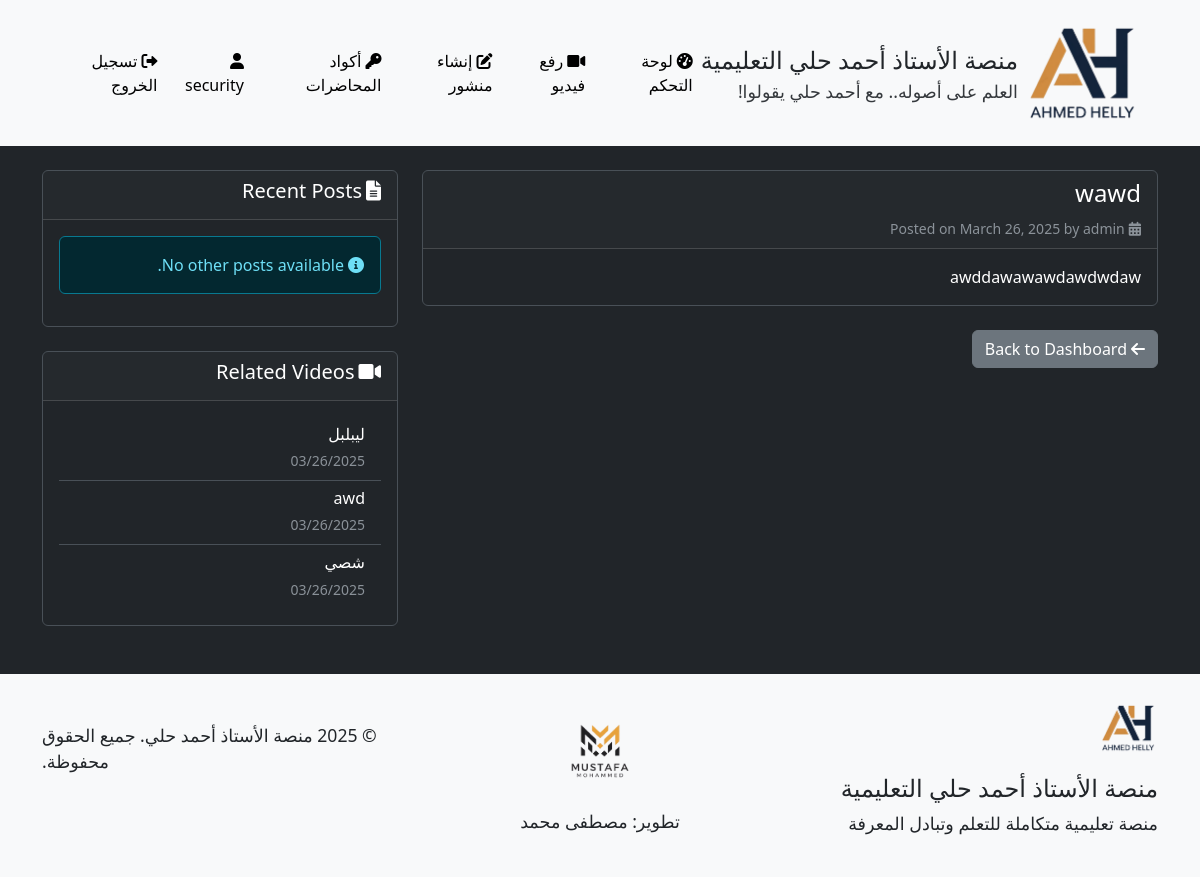
/student/post/1 (signed in), run on the app's committed database.
### models.py (models this page shows, shortened)
class User(UserMixin, db.Model):
    __tablename__ = 'users'
    id = db.Column(db.Integer, primary_key=True)
    username = db.Column(db.String(64), unique=True, nullable=False)
    full_name = db.Column(db.String(100), nullable=True)  # الاسم الثلاثي
    password_hash = db.Column(db.String(256), nullable=False)
    role = db.Column(db.String(20), nullable=False)  # 'admin' or 'student'
    videos = db.relationship('Video', backref='uploader', lazy='dynamic')
    comments = db.relationship('Comment', backref='author', lazy='dynamic')
    posts = db.relationship('Post', backref='author', lazy='dynamic')
    video_views = db.relationship('VideoView', backref='viewer', lazy='dynamic')

class Post(db.Model):
    __tablename__ = 'posts'
    id = db.Column(db.Integer, primary_key=True)
    title = db.Column(db.String(100), nullable=False)
    content = db.Column(db.Text, nullable=False)
    created_by = db.Column(db.Integer, db.ForeignKey('users.id'), nullable=False)
    created_at = db.Column(db.DateTime, default=datetime.utcnow)

class Video(db.Model):
    __tablename__ = 'videos'
    id = db.Column(db.Integer, primary_key=True)
    title = db.Column(db.String(100), nullable=False)
    url = db.Column(db.String(200), nullable=True)  # يمكن أن يكون فارغًا في حالة رفع ملف
    file_path = db.Column(db.String(200), nullable=True)  # مسار الملف المرفوع
    description = db.Column(db.Text)
    uploaded_by = db.Column(db.Integer, db.ForeignKey('users.id'), nullable=False)
    created_at = db.Column(db.DateTime, default=datetime.utcnow)
    requires_code = db.Column(db.Boolean, default=True)  # هل تتطلب المحاضرة كود للوصول
    comments = db.relationship('Comment', backref='video', lazy='dynamic', cascade='all, delete-orphan')

### routes.py (the view)
@student_bp.route('/post/<int:post_id>')
@login_required
def view_post(post_id):
    post = Post.query.get_or_404(post_id)
    other_posts = Post.query.filter(Post.id != post_id).order_by(Post.created_at.desc()).limit(5).all()
    recent_videos = Video.query.order_by(Video.created_at.desc()).limit(5).all()
    return render_template('student/post.html', post=post, other_posts=other_posts, recent_videos=recent_videos)

### app.py (called while the page is built)
    @login_manager.user_loader
    def load_user(user_id):
        return User.query.get(int(user_id))

### templates/student/post.html (shortened to what this page needs)
{% extends 'base.html' %}
{% block content %}
<div class="row justify-content-center">
    <div class="col-lg-8">
        <div class="card bg-dark mb-4">
            <div class="card-header">
                <h4>{{ post.title }}</h4>
                <small class="text-muted">
                    <i class="fas fa-calendar-alt me-1"></i>Posted on {{ post.created_at.strftime('%B %d, %Y') }}
                    by {{ post.author.username }}
                </small>
            </div>
            <div class="card-body">
                <div class="post-content">
                    {{ post.content | safe }}
                </div>
            </div>
        </div>
        <div class="d-flex justify-content-between">
            <a href="{{ url_for('student.dashboard') }}" class="btn btn-secondary mb-4">
                <i class="fas fa-arrow-left me-1"></i>Back to Dashboard
            </a>
        </div>
    </div>
    <div class="col-lg-4">
        <div class="card bg-dark mb-4">
            <div class="card-header">
                <h5><i class="fas fa-file-alt me-2"></i>Recent Posts</h5>
            </div>
            <div class="card-body">
                {% if other_posts %}
                    <div class="list-group list-group-flush">
                        {% for other_post in other_posts %}
                            <a href="{{ url_for('student.view_post', post_id=other_post.id) }}" class="list-group-item list-group-item-action bg-dark">
                                <div class="d-flex w-100 justify-content-between">
                                    <h6 class="mb-1">{{ other_post.title }}</h6>
                                    <small>{{ other_post.created_at.strftime('%m/%d/%Y') }}</small>
                                </div>
                                <small>{{ other_post.content[:50] }}{% if other_post.content|length > 50 %}...{% endif %}</small>
                            </a>
                        {% endfor %}
                    </div>
                {% else %}
                    <div class="alert alert-info">
                        <i class="fas fa-info-circle me-2"></i>No other posts available.
                    </div>
                {% endif %}
            </div>
        </div>
        <div class="card bg-dark">
            <div class="card-header">
                <h5><i class="fas fa-video me-2"></i>Related Videos</h5>
            </div>
            <div class="card-body">
                {% if recent_videos %}
                    <div class="list-group list-group-flush">
                        {% for video in recent_videos %}
                            <a href="{{ url_for('student.view_video', video_id=video.id) }}" class="list-group-item list-group-item-action bg-dark">
                                <h6 class="mb-1">{{ video.title }}</h6>
                                <small class="text-muted">{{ video.created_at.strftime('%m/%d/%Y') }}</small>
                            </a>
                        {% endfor %}
                    </div>
                {% else %}
                    <div class="alert alert-info">
                        <i class="fas fa-info-circle me-2"></i>No videos available.
                    </div>
                {% endif %}
            </div>
        </div>
    </div>
</div>
{% endblock %}

### templates/base.html (shortened to what this page needs)
<!DOCTYPE html>
<html lang="ar" data-bs-theme="dark">
<head>
    <link rel="stylesheet" href="https://cdn.jsdelivr.net/npm/bootstrap@5.3.0/dist/css/bootstrap.min.css">
    <link rel="stylesheet" href="https://cdnjs.cloudflare.com/ajax/libs/font-awesome/6.0.0/css/all.min.css">
    <link rel="stylesheet" href="{{ url_for('static', filename='css/style.css') }}">
</head>
<body>
    <header>
        <nav class="navbar navbar-expand-lg navbar-light bg-light">
            <div class="container">
                <a class="navbar-brand" href="{{ url_for('main.index') }}">
                    <img src="{{ url_for('static', filename='img/ahmed-helly-logo.png') }}" alt="شعار الأستاذ أحمد حلي" height="120" class="me-2">
                    <div class="d-flex flex-column">
                        <span class="text-dark" style="font-size: 1.5rem;">منصة الأستاذ أحمد حلي التعليمية</span>
                        <small class="text-dark" style="font-size: 1.1rem;">العلم على أصوله.. مع أحمد حلي يقولوا!</small>
                    </div>
                </a>
                <div class="collapse navbar-collapse" id="navbarNav">
                    <ul class="navbar-nav ms-auto">
                        {% if current_user.is_authenticated %}
                            {% if current_user.role == 'admin' %}
                                <li class="nav-item">
                                    <a class="nav-link {% if request.path.startswith('/admin/dashboard') %}active{% endif %}" href="{{ url_for('admin.dashboard') }}">
                                        <i class="fas fa-tachometer-alt me-1"></i>لوحة التحكم
                                    </a>
                                </li>
                                <li class="nav-item">
                                    <a class="nav-link {% if request.path.startswith('/admin/upload_video') %}active{% endif %}" href="{{ url_for('admin.upload_video') }}">
                                        <i class="fas fa-video me-1"></i>رفع فيديو
                                    </a>
                                </li>
                                <li class="nav-item">
                                    <a class="nav-link {% if request.path.startswith('/admin/create_post') %}active{% endif %}" href="{{ url_for('admin.create_post') }}">
                                        <i class="fas fa-edit me-1"></i>إنشاء منشور
                                    </a>
                                </li>
                                <li class="nav-item">
                                    <a class="nav-link {% if request.path.startswith('/admin/lecture_codes') %}active{% endif %}" href="{{ url_for('admin.lecture_codes') }}">
                                        <i class="fas fa-key me-1"></i>أكواد المحاضرات
                                    </a>
                                </li>
                            {% endif %}
                            <li class="nav-item">
                                <span class="nav-link">
                                    <i class="fas fa-user me-1"></i>{{ current_user.username }}
                                </span>
                            </li>
                            <li class="nav-item">
                                <a class="nav-link" href="{{ url_for('main.logout') }}">
                                    <i class="fas fa-sign-out-alt me-1"></i>تسجيل الخروج
                                </a>
                            </li>
                        {% else %}
                            <li class="nav-item">
                                <a class="nav-link {% if request.path.startswith('/login') %}active{% endif %}" href="{{ url_for('main.login') }}">
                                    <i class="fas fa-sign-in-alt me-1"></i>تسجيل الدخول
                                </a>
                            </li>
                        {% endif %}
                    </ul>
                </div>
            </div>
        </nav>
    </header>
    <main class="container my-4">
        {% block content %}{% endblock %}
    </main>
    <footer class="bg-light text-dark py-4 mt-5">
        <div class="container">
            <div class="row">
                <div class="col-md-4">
                    <img src="{{ url_for('static', filename='img/ahmed-helly-logo.png') }}" alt="شعار الأستاذ أحمد حلي" height="60" class="mb-3">
                    <h4 class="text-dark">منصة الأستاذ أحمد حلي التعليمية</h4>
                    <p class="text-dark" style="font-size: 1.1rem;">منصة تعليمية متكاملة للتعلم وتبادل المعرفة</p>
                </div>
                <div class="col-md-4 text-center d-flex flex-column align-items-center justify-content-center">
                    <a href="#" class="text-dark text-decoration-none">
                        <img src="{{ url_for('static', filename='img/mustafa-logo.png') }}" alt="شعار مصطفى محمد" height="100" class="mb-2">
                        <p class="text-dark" style="font-size: 1.1rem;">تطوير: مصطفى محمد</p>
                    </a>
                </div>
                <div class="col-md-4 text-md-end">
                    <p class="mt-4 text-dark" style="font-size: 1.1rem;">&copy; 2025 منصة الأستاذ أحمد حلي. جميع الحقوق محفوظة.</p>
                </div>
            </div>
        </div>
    </footer>
</body>
</html>

### static/css/style.css (style rules this page uses)
.navbar-brand { display: flex; align-items: center; }
.navbar-brand span { font-size: 1.3em; color: var(--bs-body-color); }
.navbar-brand small { font-size: 1em; color: var(--bs-body-color); opacity: 0.9; }
:root { --bs-body-color: #fff; --bs-body-bg: #212529; --bs-navbar-color: #fff; --bs-card-bg: #2c3034; --bs-secondary-bg: #343a40; }
footer { background-color: #fff !important; color: #000 !important; }
footer a, footer p { color: #000 !important; }
.navbar-brand, .nav-link, .nav-link span, .navbar-nav span { color: #000 !important; }
.card { background-color: var(--bs-card-bg); border: 1px solid var(--bs-border-color); }
body { direction: rtl; text-align: right; }
.navbar-nav { padding-right: 0; }
.me-1, .me-2, .me-3, .me-4 { margin-left: 0.25rem !important; margin-right: 0 !important; }
.ms-auto { margin-right: auto !important; margin-left: 0 !important; }
.text-md-end { text-align: left !important; }
.navbar-brand img { margin-left: 0.5rem; margin-right: 0; }

### data on the page
User: username "security"
Post: title "wawd", created_at "March 26, 2025", content "awddawawawdawdwdaw"
User: author.username "admin"
Video: title "ليبلبل", created_at "03/26/2025"
Video: title "awd", created_at "03/26/2025"
Video: title "شصي", created_at "03/26/2025"
